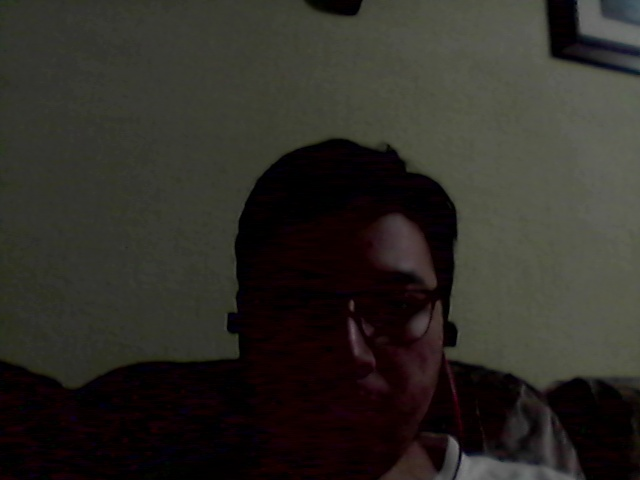
#> input picture scripts/saved_img.jpg, 640 x 480 px
$ python image_filter.py
#> lines starting #> are read from the running program, lines starting #| are printed output that depends on the picture; after the words box and inside, x2 and y2 are one past the last pixel; in counts of white or black regions, pixels touching at a corner belong together
"""Processing Image."""
import cv2
from skimage import io
from skimage.color import rgb2gray

import matplotlib.pyplot as plt


image = io.imread('saved_img.jpg')
#> image is the input picture: shape (480, 640, 3); mean R, G, B 46.2, 43.8, 38.1
gray = rgb2gray(image)
gray = (gray * 255) // 1
[rows, columns] = gray.shape
#> rows = 480; columns = 640

for row in range(rows):
    for column in range(columns):
        if gray[row, column] > 100:
            gray[row, column] = 0
        else:
            gray[row, column] = 255
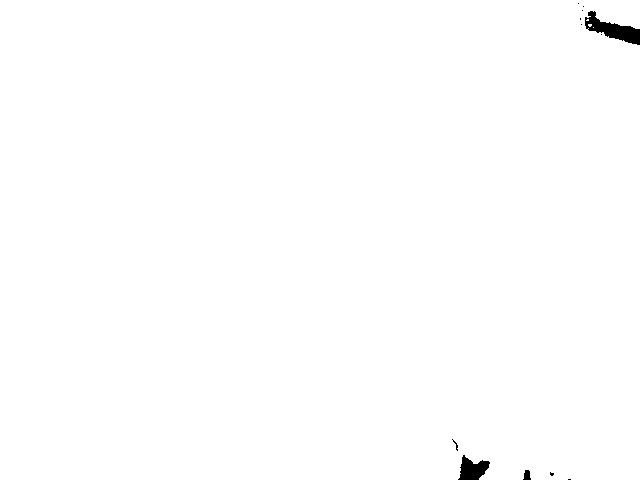
#> gray: shape (480, 640) float64; 99.5% white; 12 black regions (9 under 20 px), largest, box (x1, y1, x2, y2) and area: (585, 11, 640, 45) 802, (458, 455, 490, 480) 488, (523, 470, 531, 480) 59

gray = gray / 255

number1 = gray[15:60, 200:235]
#> number1: shape (45, 35) float64; every value is 1

plt.figure(1)
plt.imshow(number1, cmap='gray')

number2 = gray[15:60, 240:275]

plt.figure(2)
plt.imshow(number2, cmap='gray')

# number1 = cv2.resize(number1, (28, 28))

plt.show()
